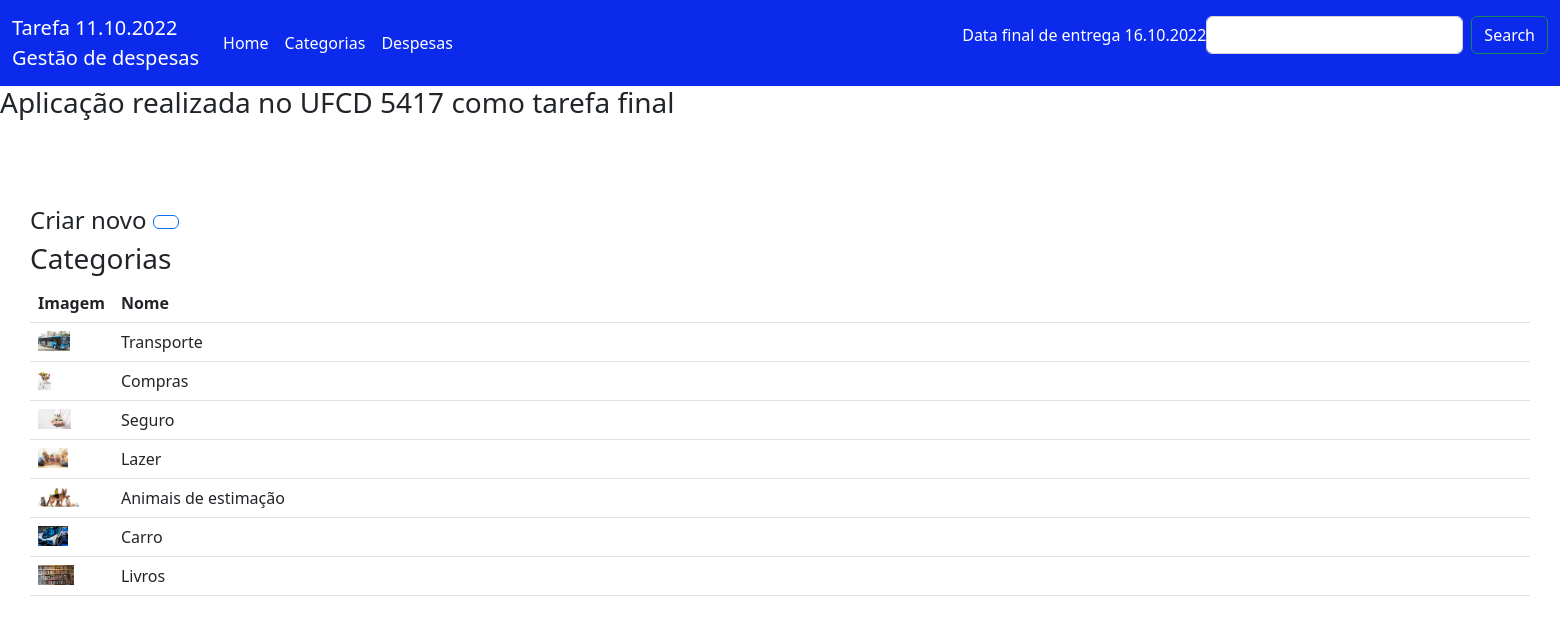
The app's page /categorias/list, older data.
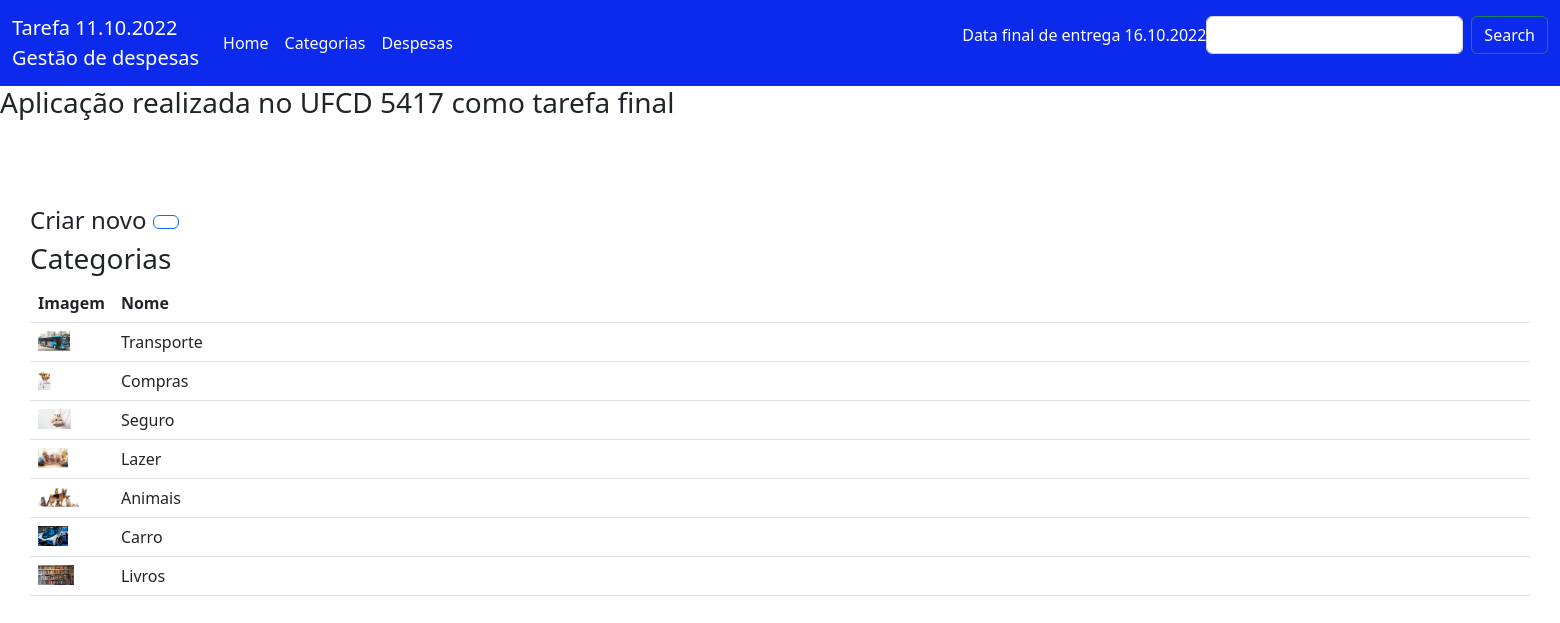
The same page, newer data.
### apps/financas/models.py (models this page shows, shortened)
class Categoria(models.Model):
    nome = models.CharField(max_length=50)
    imagem = models.ImageField(upload_to='uploads_categorias', default='default_categoria.jpg')

### apps/financas/views.py (the view)
# urls.py: path('categorias/list', CategoriaListView.as_view(), name='categoria-list'),
class CategoriaListView(ListView):
    model = Categoria

### apps/financas/templates/financas/categoria_list.html (shortened to what this page needs)
{% extends "base.html" %}
{% block content %}
<h4>Criar novo <a class="btn btn-outline-primary" href="{% url 'financas:categoria-new' %}"></a></h4>
<h3>Categorias</h3>
<table class="table">
    <tr>
        <th style="width: 60px;">Imagem</th>
        <th>Nome</th>
    </tr>
    {% for object in object_list %}
        <tr>
            <td style="width: 60px;"><img src="{{ object.imagem.url }}" height="20px"></td>
            <td>{{ object.nome }}</td>
        </tr>
    {% endfor %}
</table>
{% endblock content %}

Row changes from the older to the newer data that the page shows:
changed Categoria: nome "Animais de estimação" → "Animais"
